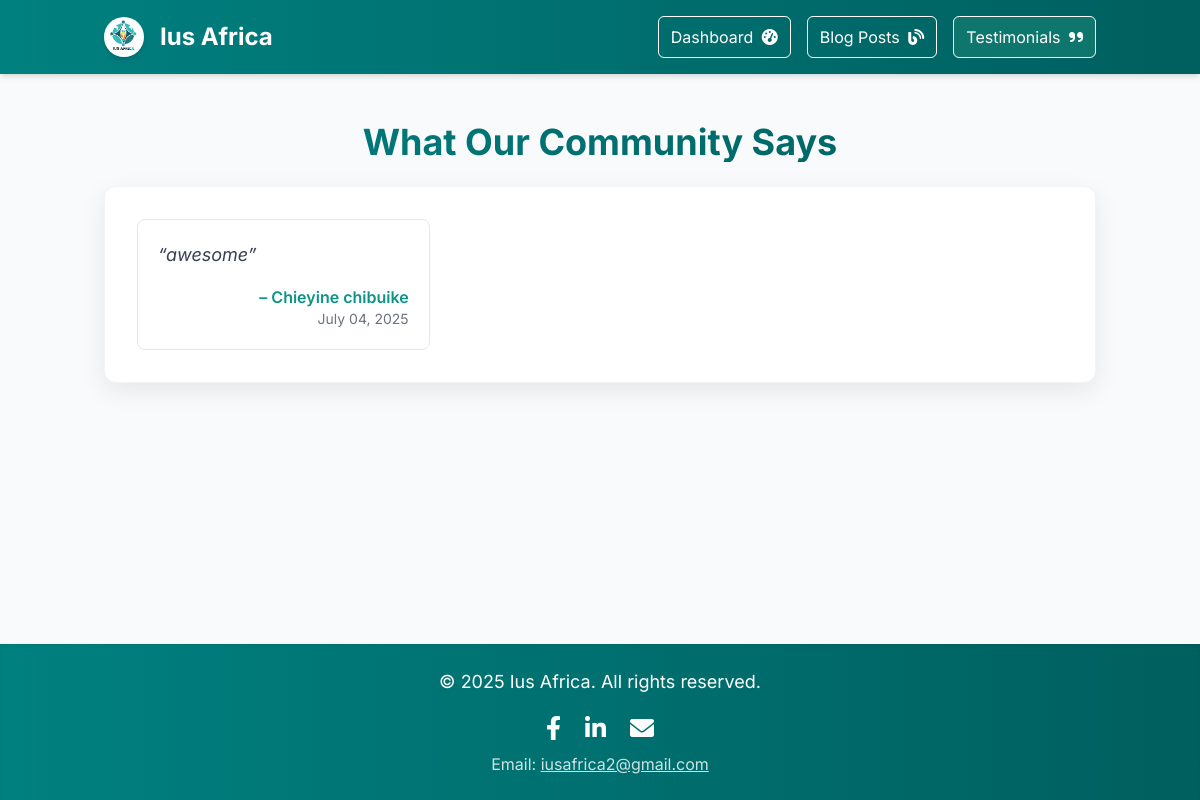
The page /user/testimonials on the database its author committed.
### app.py (models this page shows, shortened)
class Testimonial(db.Model):
    id = db.Column(db.Integer, primary_key=True)
    user_id = db.Column(db.Integer, db.ForeignKey('regular_user.id'), nullable=False)
    user_name = db.Column(db.String(100), nullable=False)
    testimonial_text = db.Column(db.Text, nullable=False)
    submitted_at = db.Column(db.DateTime, default=datetime.utcnow)
    approved = db.Column(db.Boolean, default=False) # Admin needs to approve before display

### app.py (the view)
@app.route('/user/testimonials')
def user_all_testimonials():
    testimonials = Testimonial.query.filter_by(approved=True).order_by(Testimonial.submitted_at.desc()).all()
    return render_template('all_testimonials.html', testimonials=testimonials)

### templates/all_testimonials.html (shortened to what this page needs)
<!DOCTYPE html>
<html lang="en">
<head>
    <script src="https://cdn.tailwindcss.com"></script>
    <link rel="stylesheet" href="https://cdnjs.cloudflare.com/ajax/libs/font-awesome/6.0.0-beta3/css/all.min.css">
</head>
<body class="antialiased flex flex-col min-h-screen">
    <header class="header-gradient-bg text-white py-4 shadow-md">
        <div class="container mx-auto px-4 flex flex-col md:flex-row justify-between items-center md:space-y-0 space-y-4">
            <div class="flex items-center space-x-4">
                <img src="{{ url_for('static', filename='logo.jpg') }}" alt="Ius Africa Logo" class="w-10 h-10 rounded-full shadow-md">
                <h1 class="text-2xl font-bold">Ius Africa</h1>
            </div>
            <nav class="flex flex-wrap justify-center items-center space-x-2 md:space-x-4">
                <a href="{{ url_for('user_dashboard') }}" class="text-white hover:text-gray-200 transition-colors duration-300 px-3 py-2 rounded-md border border-white hover:bg-white hover:text-teal-600 my-1 md:my-0">
                    Dashboard <i class="fas fa-tachometer-alt ml-1"></i>
                </a>
                <a href="{{ url_for('user_all_blog_posts') }}" class="text-white hover:text-gray-200 transition-colors duration-300 px-3 py-2 rounded-md border border-white hover:bg-white hover:text-teal-600 my-1 md:my-0">
                    Blog Posts <i class="fas fa-blog ml-1"></i>
                </a>
                <a href="{{ url_for('user_all_testimonials') }}" class="text-white bg-teal-700 px-3 py-2 rounded-md border border-white my-1 md:my-0">
                    Testimonials <i class="fas fa-quote-right ml-1"></i>
                </a>
            </nav>
        </div>
    </header>
    <main class="flex-grow container mx-auto px-4 py-8 md:py-12">
        <section id="all-testimonials" class="mb-8 md:mb-12">
            <h2 class="text-3xl md:text-4xl font-bold text-center mb-6 text-gradient">What Our Community Says</h2>
            <div class="bg-white p-6 md:p-8 rounded-xl card-shadow border border-gray-100">
                {% if testimonials %}
                    <div class="grid grid-cols-1 md:grid-cols-2 lg:grid-cols-3 gap-6">
                        {% for testimonial in testimonials %}
                            <div class="border border-gray-200 rounded-lg p-5 flex flex-col justify-between h-full">
                                <div>
                                    <p class="text-lg italic text-gray-700 mb-4 leading-relaxed">
                                        “{{ testimonial.testimonial_text }}”
                                    </p>
                                </div>
                                <div class="text-right mt-auto">
                                    <p class="font-semibold text-teal-600">– {{ testimonial.user_name }}</p>
                                    <p class="text-gray-500 text-sm">{{ testimonial.submitted_at.strftime('%B %d, %Y') }}</p>
                                </div>
                            </div>
                        {% endfor %}
                    </div>
                {% endif %}
            </div>
        </section>
    </main>
    <footer class="header-gradient-bg text-white py-6 mt-12 shadow-inner">
        <div class="container mx-auto px-4 text-center">
            <p class="mb-4 text-lg">&copy; 2025 Ius Africa. All rights reserved.</p>
            <div class="flex justify-center space-x-6 mb-2">
                <a href="https://www.facebook.com/profile.php?id=61565971682688" target="_blank" rel="noopener noreferrer" class="text-white hover:text-gray-200 transition-colors duration-300">
                    <i class="fab fa-facebook-f text-2xl"></i>
                </a>
                <a href="https://www.linkedin.com/company/105226035/admin/dashboard/" target="_blank" rel="noopener noreferrer" class="text-white hover:text-gray-200 transition-colors duration-300">
                    <i class="fab fa-linkedin-in text-2xl"></i>
                </a>
                <a href="mailto:iusafrica2@gmail.com" class="text-white hover:text-gray-200 transition-colors duration-300">
                    <i class="fas fa-envelope text-2xl"></i>
                </a>
            </div>
            <p class="text-md opacity-80">
                Email: <a href="mailto:iusafrica2@gmail.com" class="underline hover:no-underline">iusafrica2@gmail.com</a>
            </p>
        </div>
    </footer>
</body>
</html>

### templates/all_testimonials.html (style rules this page uses)
body { font-family: 'Inter', sans-serif; background-color: #f8fafc; color: #1a202c; }
.header-gradient-bg { background: linear-gradient(to right, #008080, #005f5f); }
.card-shadow { box-shadow: 0 8px 24px rgba(0, 0, 0, 0.08); }
.text-gradient { background: linear-gradient(to right, #008080, #005f5f); -webkit-background-clip: text; -webkit-text-fill-color: transparent; }

### rows shown on the page
Testimonial: testimonial_text "awesome", user_name "Chieyine chibuike", submitted_at "July 04, 2025"
